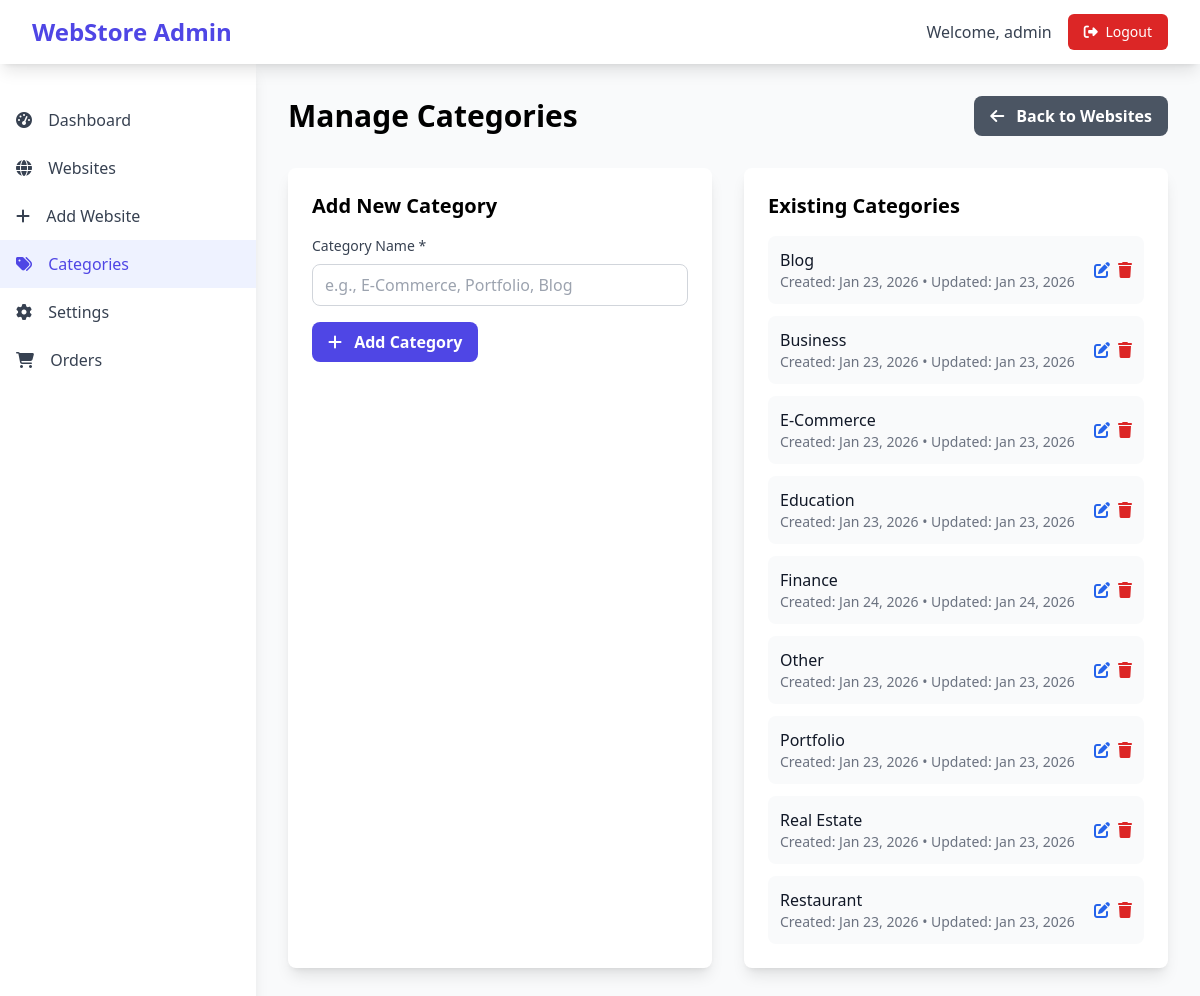
Screenshot of /admin/categories.php (signed in) with the database file from the repository.
### tables this page shows
CREATE TABLE categories (
            id INTEGER PRIMARY KEY AUTOINCREMENT,
            name VARCHAR(100) NOT NULL UNIQUE,
            description TEXT,
            created_at DATETIME DEFAULT CURRENT_TIMESTAMP,
            updated_at DATETIME DEFAULT CURRENT_TIMESTAMP
        );

### admin/categories.php (the view, shortened to what this page needs)
<?php
require_once '../config.php';
$errors = [];
$categories = [];
try {
    $stmt = $conn->query("SELECT * FROM categories ORDER BY name ASC");
    $categories = $stmt->fetchAll(PDO::FETCH_ASSOC);
} catch (Exception $e) {
    $errors['general'] = 'Failed to fetch categories';
}
?>
<!DOCTYPE html>
<html lang="en">
<head>
    <script src="https://cdn.tailwindcss.com"></script>
    <link rel="stylesheet" href="https://cdnjs.cloudflare.com/ajax/libs/font-awesome/6.4.0/css/all.min.css">
</head>
<body class="bg-gray-50">
    <nav class="bg-white shadow-lg fixed top-0 left-0 right-0 z-50">
        <div class="max-w-7xl mx-auto px-4 sm:px-6 lg:px-8">
            <div class="flex justify-between h-16">
                <div class="flex items-center">
                    <h1 class="text-xl sm:text-2xl font-bold text-indigo-600">WebStore Admin</h1>
                </div>
                <div class="flex items-center space-x-2 sm:space-x-4">
                    <span class="hidden sm:inline text-gray-700">Welcome, <?php echo htmlspecialchars($_SESSION['admin_username']); ?></span>
                    <a href="logout.php" class="bg-red-600 text-white px-3 py-2 sm:px-4 rounded-md text-sm font-medium hover:bg-red-700">
                        <i class="fas fa-sign-out-alt mr-1"></i>
                        <span class="hidden sm:inline">Logout</span>
                    </a>
                </div>
            </div>
        </div>
    </nav>
    <div class="flex pt-16">
        <aside id="sidebar" class="fixed lg:static inset-y-0 left-0 z-40 w-64 bg-white shadow-lg min-h-screen transform -translate-x-full lg:translate-x-0 transition-transform duration-300 ease-in-out pt-16 lg:pt-0">
            <nav class="mt-8">
                <a href="dashboard.php" class="block px-4 py-3 text-gray-700 hover:bg-gray-50">
                    <i class="fas fa-tachometer-alt mr-3"></i>
                    Dashboard
                </a>
                <a href="websites.php" class="block px-4 py-3 text-gray-700 hover:bg-gray-50">
                    <i class="fas fa-globe mr-3"></i>
                    Websites
                </a>
                <a href="add_website.php" class="block px-4 py-3 text-gray-700 hover:bg-gray-50">
                    <i class="fas fa-plus mr-3"></i>
                    Add Website
                </a>
                <a href="categories.php" class="block px-4 py-3 text-indigo-600 bg-indigo-50">
                    <i class="fas fa-tags mr-3"></i>
                    Categories
                </a>
                <a href="settings.php" class="block px-4 py-3 text-gray-700 hover:bg-gray-50">
                    <i class="fas fa-cog mr-3"></i>
                    Settings
                </a>
                <a href="orders.php" class="block px-4 py-3 text-gray-700 hover:bg-gray-50">
                    <i class="fas fa-shopping-cart mr-3"></i>
                    Orders
                </a>
            </nav>
        </aside>
        <main class="flex-1 p-4 sm:p-6 lg:p-8 w-full">
            <div class="flex justify-between items-center mb-8">
                <h2 class="text-3xl font-bold">Manage Categories</h2>
                <a href="websites.php" class="bg-gray-600 text-white px-4 py-2 rounded-lg font-semibold hover:bg-gray-700 transition">
                    <i class="fas fa-arrow-left mr-2"></i>
                    Back to Websites
                </a>
            </div>
            <div class="grid grid-cols-1 lg:grid-cols-2 gap-8">
                <div class="bg-white rounded-lg shadow-lg p-6">
                    <h3 class="text-xl font-semibold mb-4">Add New Category</h3>
                    <form method="POST" class="space-y-4">
                        <div>
                            <label class="block text-sm font-medium text-gray-700 mb-2">Category Name *</label>
                            <input type="text" name="category_name" value="<?php echo htmlspecialchars($_POST['category_name'] ?? ''); ?>"
                                   class="w-full px-3 py-2 border border-gray-300 rounded-lg focus:outline-none focus:ring-2 focus:ring-indigo-500"
                                   placeholder="e.g., E-Commerce, Portfolio, Blog">
                        </div>
                        <button type="submit" class="bg-indigo-600 text-white px-4 py-2 rounded-lg font-semibold hover:bg-indigo-700 transition">
                            <i class="fas fa-plus mr-2"></i>
                            Add Category
                        </button>
                    </form>
                </div>
                <div class="bg-white rounded-lg shadow-lg p-6">
                    <h3 class="text-xl font-semibold mb-4">Existing Categories</h3>
                    <div class="space-y-3">
                        <?php if (empty($categories)): ?>
                            <p class="text-gray-500 text-center py-4">No categories found. Add your first category!</p>
                        <?php else: ?>
                            <?php foreach ($categories as $category): ?>
                                <div class="flex items-center justify-between p-3 bg-gray-50 rounded-lg hover:bg-gray-100 transition">
                                    <div>
                                        <h4 class="font-medium text-gray-900"><?php echo htmlspecialchars($category['name']); ?></h4>
                                        <p class="text-sm text-gray-500">
                                            Created: <?php echo date('M j, Y', strtotime($category['created_at'])); ?>
                                            <?php if ($category['updated_at']): ?>
                                                • Updated: <?php echo date('M j, Y', strtotime($category['updated_at'])); ?>
                                            <?php endif; ?>
                                        </p>
                                    </div>
                                    <div class="flex space-x-2">
                                        <button onclick="editCategory(<?php echo $category['id']; ?>, '<?php echo htmlspecialchars($category['name']); ?>')"
                                                class="text-blue-600 hover:text-blue-800 transition">
                                            <i class="fas fa-edit"></i>
                                        </button>
                                        <form method="POST" onsubmit="return confirm('Are you sure you want to delete this category?');" class="inline">
                                            <button type="submit" class="text-red-600 hover:text-red-800 transition">
                                                <i class="fas fa-trash"></i>
                                            </button>
                                        </form>
                                    </div>
                                </div>
                            <?php endforeach; ?>
                        <?php endif; ?>
                    </div>
                </div>
            </div>
        </main>
    </div>
</body>
</html>

### rows the page displays
categories: name "Blog", created_at "Jan 23, 2026", updated_at "Jan 23, 2026"
categories: name "Business", created_at "Jan 23, 2026", updated_at "Jan 23, 2026"
categories: name "E-Commerce", created_at "Jan 23, 2026", updated_at "Jan 23, 2026"
categories: name "Education", created_at "Jan 23, 2026", updated_at "Jan 23, 2026"
categories: name "Finance", created_at "Jan 24, 2026", updated_at "Jan 24, 2026"
categories: name "Other", created_at "Jan 23, 2026", updated_at "Jan 23, 2026"
categories: name "Portfolio", created_at "Jan 23, 2026", updated_at "Jan 23, 2026"
categories: name "Real Estate", created_at "Jan 23, 2026", updated_at "Jan 23, 2026"
categories: name "Restaurant", created_at "Jan 23, 2026", updated_at "Jan 23, 2026"

### other values shown
$_SESSION['admin_username'] "admin"
